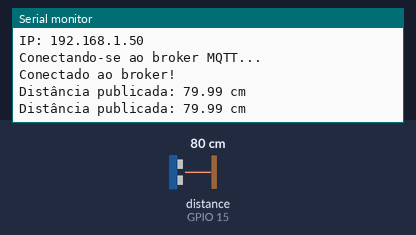
The sketch below on a simulated ESP32. On the bench: the last lines printed to the serial monitor. Wiring (inferred from the names in the program): ultrasonic range finder: trigger GPIO 12; echo GPIO 15. The test bench sets the inputs (shaded band); at power-on: distance to the obstacle (sensor on GPIO 15) 80 cm. The echo pulse lasts 58.3 µs per cm; WiFi joins after 1.5 s; servers stay silent unless stated; no MQTT or app messages arrive unless stated.

Above: at 2.7 s.
2.8 s: distance to the obstacle (sensor on GPIO 15) set to 2 cm
At 4.1 s:
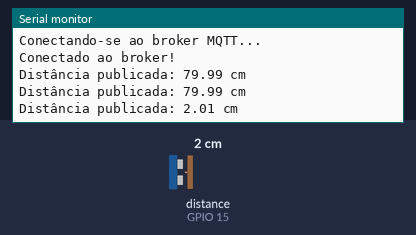
4.3 s: distance to the obstacle (sensor on GPIO 15) set to 4 cm
At 5.4 s:
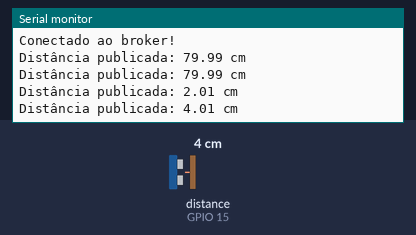
Timing chart, 0 to 7.3 s (numbered marks = the images above; inputs shaded):
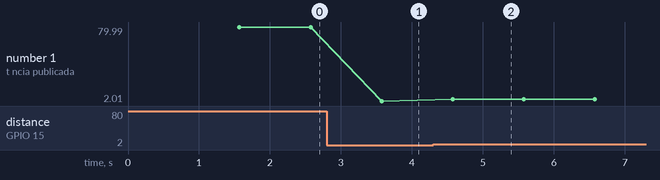

The sketch:

ESP32Publisher.ino
```cpp
// Incluir bibliotecas
#include <WiFi.h>
#include <PubSubClient.h>

//Definicoes e constantes
char SSIDName[] = "Wokwi-GUEST"; //nome da rede WiFi
char SSIDPass[] = ""; //senha da rede WiFI

#define TRIG_PIN 12   // Pino Trig conectado ao D12
#define ECHO_PIN 15   // Pino Echo conectado ao D15

char BrokerURL[] = "broker.hivemq.com"; //URL do broker MQTT
char BrokerUserName[] = ""; //nome do usuario para autenticar no broker MQTT
char BrokerPassword[] = ""; //senha para autenticar no broker MQTT
char MQTTClientName[] = "mqtt-mack-pub-sub"; //nome do cliente MQTT
int BrokerPort = 1883; //porta do broker MQTT

// Tópico MQTT
char Topico_Distancia[] = "RA10427342/Distancia";

// Objetos MQTT/WiFi
WiFiClient espClient;
PubSubClient clienteMQTT(espClient);

// Função para reconectar
void mqttReconnect() {
  while (!clienteMQTT.connected()) {
    Serial.println("Conectando-se ao broker MQTT...");
    if (clienteMQTT.connect(MQTTClientName, BrokerUserName, BrokerPassword)) {
      Serial.println("Conectado ao broker!");
    } else {
      Serial.print("Erro, rc=");
      Serial.println(clienteMQTT.state());
      Serial.println("Tentando novamente em 5 segundos...");
      delay(5000);
    }
  }
}

// Função para medir distância
float medirDistancia() {

  digitalWrite(TRIG_PIN, LOW);
  delayMicroseconds(2);

  digitalWrite(TRIG_PIN, HIGH);
  delayMicroseconds(10);
  digitalWrite(TRIG_PIN, LOW);

  long duracao = pulseIn(ECHO_PIN, HIGH);
  float distancia = duracao * 0.0343 / 2;  // em cm

  return distancia;
}

// Setup
void setup() {
  Serial.begin(9600);

  pinMode(TRIG_PIN, OUTPUT);
  pinMode(ECHO_PIN, INPUT);

  clienteMQTT.setServer(BrokerURL, BrokerPort);

  Serial.println("Conectando ao Wi-Fi...");
  WiFi.begin(SSIDName, SSIDPass);
  while (WiFi.status() != WL_CONNECTED) {
    delay(100);
    Serial.print(".");
  }
  Serial.println("\nWi-Fi conectado!");
  Serial.print("IP: ");
  Serial.println(WiFi.localIP());
}

// Loop principal
void loop() {
  if (!clienteMQTT.connected()) {
    mqttReconnect();
  }
  clienteMQTT.loop();

  float distancia = medirDistancia();

  char _d[10];
  dtostrf(distancia, 1, 2, _d);

  clienteMQTT.publish(Topico_Distancia, _d);
  Serial.print("Distância publicada: ");
  Serial.print(_d);
  Serial.println(" cm");

  delay(1000);
}
```

Measured:
- after the input at 2.8 s, the serial monitor: prints a new line after 0.77 s (image 1)
- after the input at 4.3 s, the serial monitor: prints a new line after 0.28 s (image 2)
- plotted number 1: 79.99 → 2.01 after the input at 2.8 s, 2.01 → 4.01 after the input at 4.3 s
